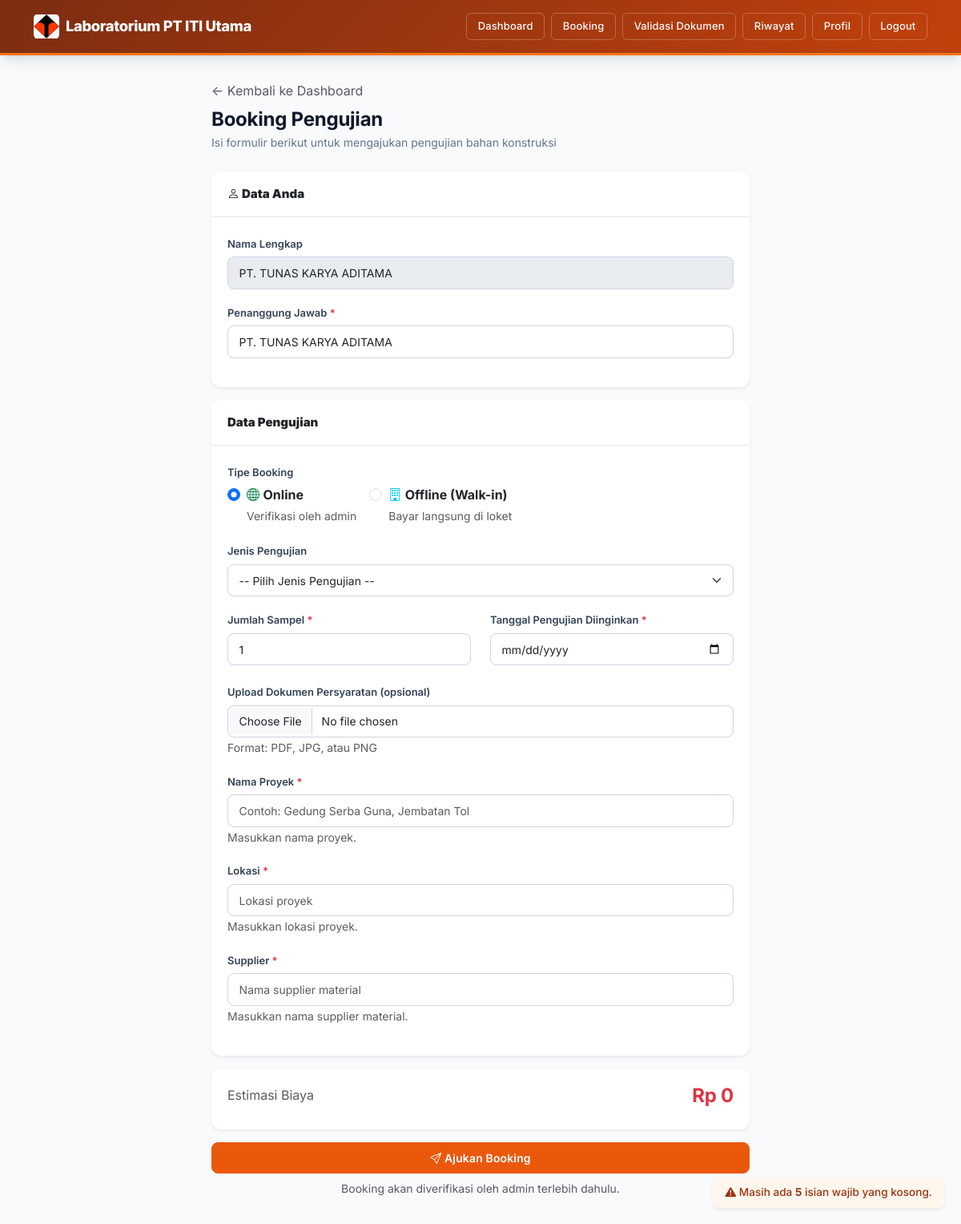
The page /pelanggan/booking.php (signed in) on the database its author committed.
### tables this page shows
CREATE TABLE `users` (
  `id` bigint(20) UNSIGNED NOT NULL,
  `role` enum('pelanggan','admin','teknisi','owner') NOT NULL DEFAULT 'pelanggan',
  `nama_lengkap` varchar(150) NOT NULL,
  `nama_perusahaan` varchar(150) DEFAULT NULL COMMENT 'Diisi jika role = pelanggan (perusahaan/kontraktor)',
  `email` varchar(150) NOT NULL,
  `no_telepon` varchar(20) DEFAULT NULL,
  `alamat` text DEFAULT NULL,
  `password` varchar(255) NOT NULL,
  `foto_profil` varchar(255) DEFAULT NULL,
  `status_aktif` tinyint(1) NOT NULL DEFAULT 1,
  `email_verified_at` timestamp NULL DEFAULT NULL,
  `remember_token` varchar(100) DEFAULT NULL,
  `created_at` timestamp NULL DEFAULT current_timestamp(),
  `updated_at` timestamp NULL DEFAULT current_timestamp() ON UPDATE current_timestamp()
);

### config/auth.php (called while the page is built, shortened)
<?php
function currentUser($pdo) {
    $stmt = $pdo->prepare("SELECT * FROM users WHERE id = ?");
    $stmt->execute([$_SESSION['user_id']]);
    return $stmt->fetch();
}

### pelanggan/booking.php (the view, shortened to what this page needs)
<?php
require '../config/database.php';
require '../config/auth.php';
$user = currentUser($pdo);
?>
<!DOCTYPE html>
<html lang="id">
<head>
    <link href="https://cdn.jsdelivr.net/npm/bootstrap@5.3.3/dist/css/bootstrap.min.css" rel="stylesheet">
    <link href="../assets/css/style.css" rel="stylesheet">
    <link href="https://cdn.jsdelivr.net/npm/bootstrap-icons@1.11.3/font/bootstrap-icons.min.css" rel="stylesheet">
</head>
<body>
    <nav class="navbar navbar-expand-lg navbar-custom navbar-pelanggan">
        <div class="container">
            <a class="navbar-brand text-white" href="dashboard.php"><img src="../img1.jpeg" alt="Logo"> Laboratorium PT ITI Utama</a>
            <div class="collapse navbar-collapse" id="navPelanggan">
                <div class="ms-auto d-flex align-items-center gap-2 nav-actions">
                    <a href="dashboard.php" class="btn btn-outline-light btn-sm">Dashboard</a>
                    <a href="booking.php" class="btn btn-outline-light btn-sm">Booking</a>
                    <a href="cek_booking.php" class="btn btn-outline-light btn-sm">Validasi Dokumen</a>
                    <a href="riwayat.php" class="btn btn-outline-light btn-sm">Riwayat</a>
                    <a href="profil.php" class="btn btn-outline-light btn-sm">Profil</a>
                    <a href="../auth/logout.php" class="btn btn-outline-light btn-sm">Logout</a>
                </div>
            </div>
        </div>
    </nav>
    <div class="page-container" style="max-width: 720px;">
        <a href="dashboard.php" class="text-decoration-none text-muted">&larr; Kembali ke Dashboard</a>
        <div class="page-header mt-2">
            <h4>Booking Pengujian</h4>
            <p>Isi formulir berikut untuk mengajukan pengujian bahan konstruksi</p>
        </div>
        <form method="POST" enctype="multipart/form-data" id="formBooking">
            <div class="card border-0 shadow-sm mb-3">
                <div class="card-header bg-white"><strong><i class="bi bi-person"></i> Data Anda</strong></div>
                <div class="card-body">
                    <div class="mb-3">
                        <label class="form-label">Nama Lengkap</label>
                        <input type="text" class="form-control" value="<?= htmlspecialchars($user['nama_lengkap']) ?>" disabled>
                    </div>
                    <div class="mb-3">
                        <label class="form-label">Penanggung Jawab <span class="text-danger">*</span></label>
                        <input type="text" name="penanggung_jawab" class="form-control" required
                               pattern="[A-Za-z].*" title="Harus diawali dengan huruf"
                               value="<?= htmlspecialchars($_POST['penanggung_jawab'] ?? $user['nama_lengkap']) ?>" placeholder="Nama penanggung jawab">
                    </div>
                </div>
            </div>
            <div class="card border-0 shadow-sm mb-3">
                <div class="card-header bg-white"><strong><i class="bi bi-flask"></i> Data Pengujian</strong></div>
                <div class="card-body">
                    <div class="mb-3">
                        <label class="form-label">Tipe Booking</label>
                        <div class="d-flex gap-3">
                            <div class="form-check">
                                <input class="form-check-input" type="radio" name="tipe_booking" id="tipeOnline" value="online"<?= ($_POST['tipe_booking'] ?? 'online') === 'online' ? ' checked' : '' ?>>
                                <label class="form-check-label" for="tipeOnline">
                                    <i class="bi bi-globe text-success"></i> <strong>Online</strong><br>
                                    <small class="text-muted">Verifikasi oleh admin</small>
                                </label>
                            </div>
                            <div class="form-check">
                                <input class="form-check-input" type="radio" name="tipe_booking" id="tipeOffline" value="offline"<?= ($_POST['tipe_booking'] ?? '') === 'offline' ? ' checked' : '' ?>>
                                <label class="form-check-label" for="tipeOffline">
                                    <i class="bi bi-building text-info"></i> <strong>Offline (Walk-in)</strong><br>
                                    <small class="text-muted">Bayar langsung di loket</small>
                                </label>
                            </div>
                        </div>
                    </div>
                    <div class="mb-3">
                        <label class="form-label">Jenis Pengujian</label>
                        <select name="jenis_pengujian_id" id="jenisPengujian" class="form-select" required>
                            <option value="">-- Pilih Jenis Pengujian --</option>
                        </select>
                    </div>
                    <div class="row">
                        <div class="col-sm-6 mb-3">
                            <label class="form-label">Jumlah Sampel <span class="text-danger">*</span></label>
                            <input type="number" name="jumlah_sampel" id="jumlahSampel" class="form-control" min="1" value="<?= htmlspecialchars($_POST['jumlah_sampel'] ?? '1') ?>" required>
                        </div>
                        <div class="col-sm-6 mb-3">
                            <label class="form-label">Tanggal Pengujian Diinginkan <span class="text-danger">*</span></label>
                            <input type="date" name="tanggal_pengujian" id="tanggalPengujian" class="form-control" min="<?= date('Y-m-d') ?>" value="<?= htmlspecialchars($_POST['tanggal_pengujian'] ?? '') ?>" required>
                        </div>
                    </div>
                    <div class="mb-3" id="rowDokumen">
                        <label class="form-label">Upload Dokumen Persyaratan (opsional)</label>
                        <input type="file" name="dokumen_persyaratan" class="form-control" accept=".pdf,.jpg,.jpeg,.png">
                        <small class="text-muted">Format: PDF, JPG, atau PNG</small>
                    </div>
                    <div class="mb-3">
                        <label class="form-label">Nama Proyek <span class="text-danger">*</span></label>
                        <input type="text" name="objek_pengujian" class="form-control" required
                               pattern="[A-Za-z].*" title="Harus diawali dengan huruf"
                               value="<?= htmlspecialchars($_POST['objek_pengujian'] ?? '') ?>" placeholder="Contoh: Gedung Serba Guna, Jembatan Tol">
                        <small class="text-muted">Masukkan nama proyek.</small>
                    </div>
                    <div class="mb-3">
                        <label class="form-label">Lokasi <span class="text-danger">*</span></label>
                        <input type="text" name="lokasi" class="form-control" required
                               pattern="[A-Za-z].*" title="Harus diawali dengan huruf"
                               value="<?= htmlspecialchars($_POST['lokasi'] ?? '') ?>" placeholder="Lokasi proyek">
                        <small class="text-muted">Masukkan lokasi proyek.</small>
                    </div>
                    <div class="mb-3">
                        <label class="form-label">Supplier <span class="text-danger">*</span></label>
                        <input type="text" name="supplier" class="form-control" required
                               pattern="[A-Za-z].*" title="Harus diawali dengan huruf"
                               value="<?= htmlspecialchars($_POST['supplier'] ?? '') ?>" placeholder="Nama supplier material">
                        <small class="text-muted">Masukkan nama supplier material.</small>
                    </div>
                </div>
            </div>
            <div class="card border-0 shadow-sm mb-3">
                <div class="card-body">
                    <div class="d-flex justify-content-between align-items-center mb-2">
                        <span class="text-muted">Estimasi Biaya</span>
                        <h4 class="text-danger mb-0" id="estimasiBiaya">Rp 0</h4>
                    </div>
                </div>
            </div>
            <button type="submit" class="btn btn-primary w-100 py-2">
                <i class="bi bi-send"></i> Ajukan Booking
            </button>
            <small class="text-muted d-block mt-2 text-center">Booking akan diverifikasi oleh admin terlebih dahulu.</small>
        </form>
    </div>
</body>
</html>

### assets/css/style.css (style rules this page uses)
:root { --bs-primary: #ea580c; --bs-primary-rgb: 234, 88, 12; --bs-link-color: #ea580c; --bs-link-hover-color: #c2410c; --primary: #ea580c; --primary-dark: #c2410c; --primary-light: #fff7ed; --secondary: #64748b; --success: #16a34a; --success-light: #dcfce7; --warning: #f59e0b; --warning-light: #fef3c7; --danger: #dc2626; --danger-light: #fee2e2; --info: #0891b2; --info-light: #cffafe; --dark: #1e293b; --gray-50: #f8fafc; --gray-100: #f1f5f9; --gray-200: #e2e8f0; --gray-300: #cbd5e1; --gray-400: #94a3b8; --gray-500: #64748b; --gray-600: #475569; --gray-700: #334155; --gray-800: #1e293b; --gray-900: #0f172a; --white: #ffffff; --shadow-sm: 0 1px 2px 0 rgba(0,0,0,0.05); --shadow: 0 1px 3px 0 rgba(0,0,0,0.1), 0 1px 2px -1px rgba(0,0,0,0.1); --shadow-md: 0 4px 6px -1px rgba(0,0,0,0.1), 0 2px 4px -2px rgba(0,0,0,0.1); --shadow-lg: 0 10px 15px -3px rgba(0,0,0,0.1), 0 4px 6px -4px rgba(0,0,0,0.1); --shadow-xl: 0 20px 25px -5px rgba(0,0,0,0.1), 0 8px 10px -6px rgba(0,0,0,0.1); --radius: 8px; --radius-lg: 12px; --radius-xl: 16px; --transition: all 0.2s ease; }
*, *::before, *::after { box-sizing: border-box; }
body { font-family: 'Inter', -apple-system, BlinkMacSystemFont, 'Segoe UI', Roboto, sans-serif; background: var(--gray-50); color: var(--gray-800); line-height: 1.6; min-height: 100vh; -webkit-font-smoothing: antialiased; }
h1, h2, h3, h4, h5, h6 { font-weight: 700; color: var(--gray-900); letter-spacing: -0.01em; }
.navbar-custom { background: linear-gradient(135deg, #7c2d12 0%, #9a3412 100%); padding: 0.75rem 0; box-shadow: var(--shadow-lg); border-bottom: 3px solid var(--primary); }
.navbar-custom .navbar-brand { font-weight: 800; font-size: 1.15rem; letter-spacing: -0.02em; display: flex; align-items: center; gap: 0.5rem; }
.navbar-custom .navbar-brand img { width: 32px; height: 32px; object-fit: contain; border-radius: 6px; }
.navbar-custom .btn { font-weight: 500; font-size: 0.8125rem; padding: 0.4rem 0.85rem; border-radius: 6px; transition: var(--transition); }
.navbar-custom .btn-outline-light { border-color: rgba(255,255,255,0.25); }
.navbar-pelanggan { background: linear-gradient(135deg, #7c2d12 0%, #c2410c 100%); border-bottom-color: #f97316; }
.page-container { max-width: 1200px; margin: 0 auto; padding: 1.5rem 1rem; }
@media (min-width: 768px) { .page-container { padding: 2rem 1.5rem; } }
.page-header { margin-bottom: 1.5rem; }
.page-header h4 { font-size: 1.5rem; margin-bottom: 0.25rem; }
.page-header p { color: var(--gray-500); font-size: 0.875rem; margin: 0; }
.card { border: 1px solid var(--gray-200); border-radius: var(--radius-lg); box-shadow: var(--shadow-sm); transition: var(--transition); background: var(--white); }
.card-header { background: var(--white); border-bottom: 1px solid var(--gray-200); font-weight: 600; font-size: 0.9375rem; padding: 1rem 1.25rem; border-radius: var(--radius-lg) var(--radius-lg) 0 0 !important; }
.card-body { padding: 1.25rem; }
.btn { font-weight: 600; font-size: 0.875rem; border-radius: var(--radius); padding: 0.5rem 1rem; transition: var(--transition); letter-spacing: 0.01em; }
.btn-sm { font-size: 0.8125rem; padding: 0.35rem 0.75rem; border-radius: 6px; }
.btn-primary { background: var(--primary); border-color: var(--primary); }
.form-control, .form-select { border-radius: var(--radius); border-color: var(--gray-300); padding: 0.55rem 0.85rem; font-size: 0.875rem; transition: var(--transition); }
.form-label { font-weight: 600; font-size: 0.8125rem; color: var(--gray-700); margin-bottom: 0.35rem; }
html { scroll-behavior: smooth; }

### rows shown on the page
users: nama_lengkap "PT. TUNAS KARYA ADITAMA", penanggung_jawab "PT. TUNAS KARYA ADITAMA"
